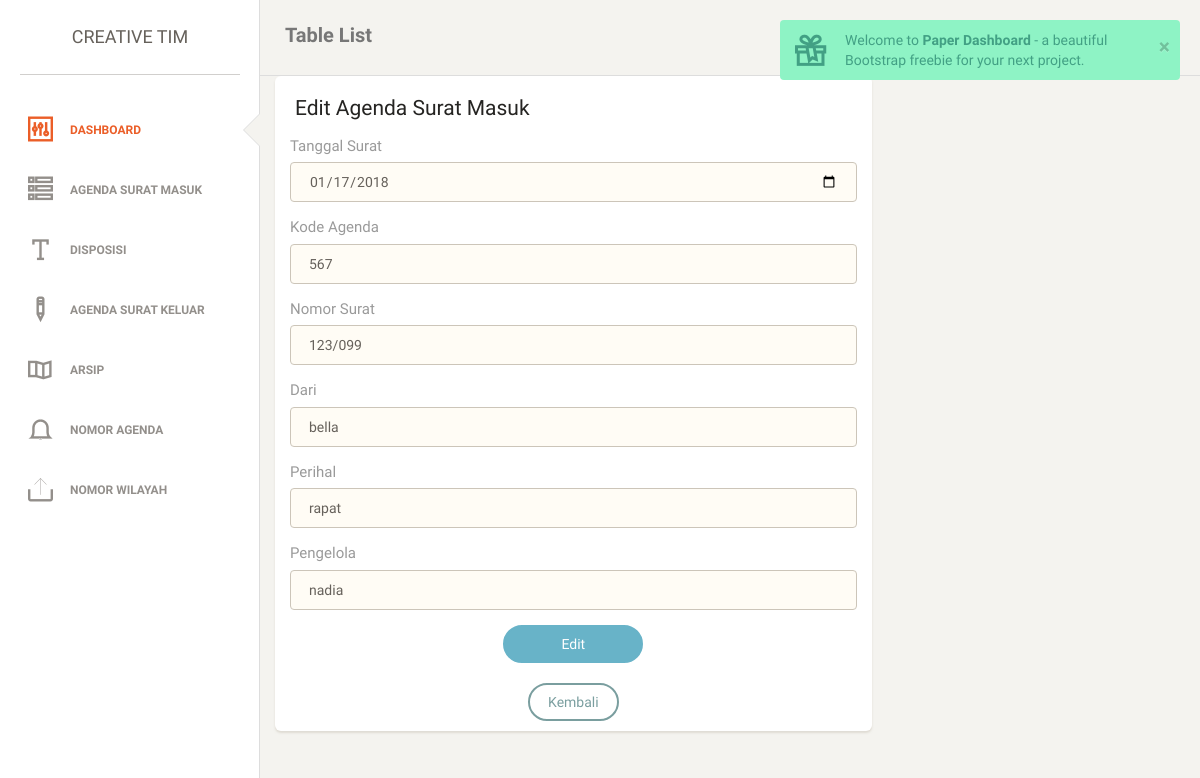
Before: /index.php/Welcome/editmas/4 with the older database file.
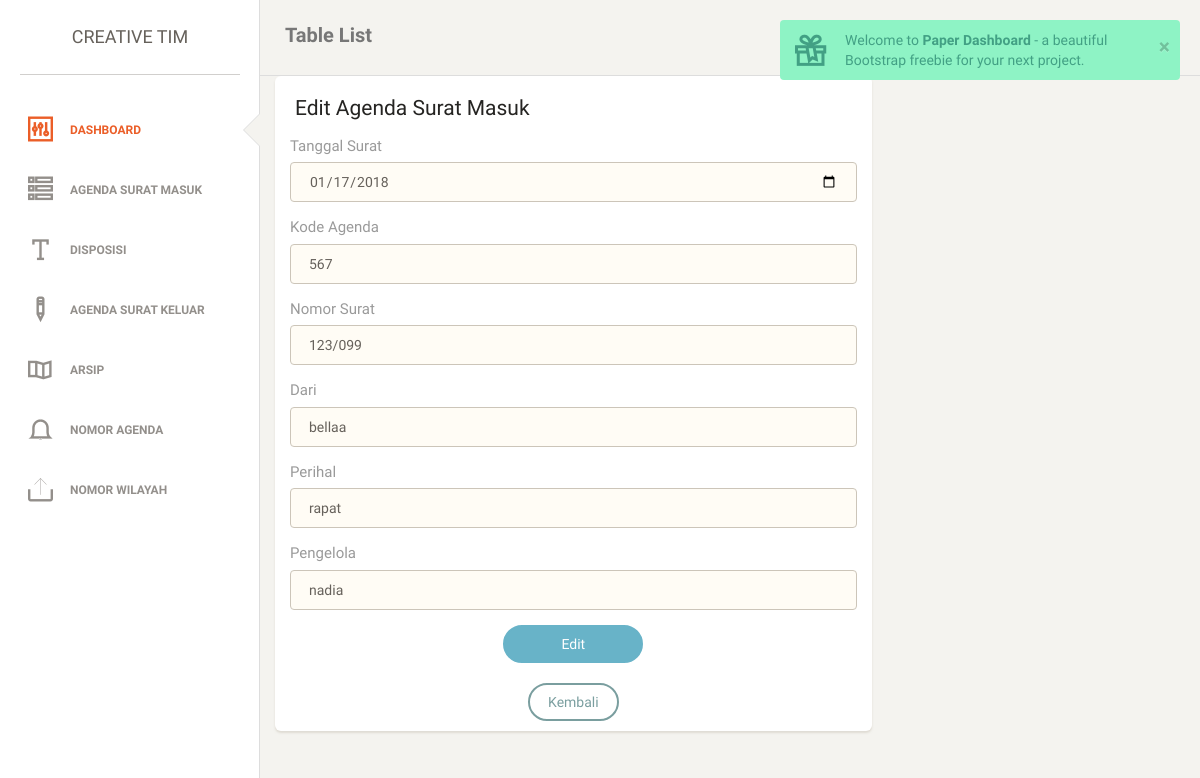
After: the same page with the newer database file.
### tables this page shows
CREATE TABLE `surat_masuk` (
  `id_masuk` int(11) NOT NULL,
  `tgl_surat` date NOT NULL,
  `kode_agenda` varchar(11) NOT NULL,
  `no_surat` varchar(11) NOT NULL,
  `dari` varchar(200) NOT NULL,
  `perihal` varchar(200) NOT NULL,
  `pengelola` varchar(200) NOT NULL
);

### application/controllers/Welcome.php (called while the page is built, shortened)
<?php
class Welcome extends CI_Controller {
	public function __construct()
	{
		$this->load->model('masuk');
		$this->load->helper('url');
	}
	public function editmas($id)
	{
		$where = array('id_masuk' => $id);
		$data['editmas'] = $this->masuk->detail('surat_masuk',$where)->result();
		$this->load->view('super-admin/edit_masuk',$data);
	}
}

### index.php (called while the page is built, shortened)
<?php
require_once BASEPATH.'core/CodeIgniter.php';

### application/models/masuk.php (called while the page is built, shortened)
<?php
class Masuk extends CI_Model {
	public function detail($table,$where)
	{
		return $this->db->get_where($table,$where);
	}
}

### application/views/super-admin/edit_masuk.php (the view, shortened to what the changed rows need)
<!doctype html>
<html lang="en">
<head>
	<?php include 'css.php'; ?>
</head>
<body>
<div class="wrapper">
    <div class="main-panel">
        <?php foreach ($editmas as $u ): ?>
    <form method="post" action="<?php echo base_url('index.php/Welcome/editmasuk/').$u->id_masuk; ?>">
        <div class="content">
            <div class="container-fluid">
                <div class="row">
                    <div class="col-lg-8 col-md-7">
                        <div class="card">
                            <div class="header">
                                <h4 class="title">Edit Agenda Surat Masuk</h4>
                            </div>
                            <div class="content">
                                <form>
                                    <div class="row">
                                        <div class="col-md-12">
                                            <div class="form-group">
                                                <label>Tanggal Surat</label>
                                                <input type="date" class="form-control border-input"  name="tanggal" value="<?php echo $u->tgl_surat; ?>" >
                                            </div>
                                        </div>
                                    </div>
                                    <div class="row">
                                        <div class="col-md-12">
                                            <div class="form-group">
                                                <label>Kode Agenda</label>
                                                <input type="text" class="form-control border-input" name="kode" value="<?php echo $u->kode_agenda; ?>">
                                            </div>
                                        </div>
                                    </div>
                                    <div class="row">
                                        <div class="col-md-12">
                                            <div class="form-group">
                                                <label>Nomor Surat</label>
                                                <input type="text" class="form-control border-input" name="nosur" value="<?php echo $u->no_surat; ?>">
                                            </div>
                                        </div>
                                    </div>
                                    <div class="row">
                                        <div class="col-md-12">
                                            <div class="form-group">
                                                <label>Dari</label>
                                                <input type="text" class="form-control border-input" name="dari" value="<?php echo $u->dari; ?>">
                                            </div>
                                        </div>
                                    </div>
                                    <div class="row">
                                        <div class="col-md-12">
                                            <div class="form-group">
                                                <label>Perihal</label>
                                                <input type="text" class="form-control border-input" name="perihal" value="<?php echo $u->perihal; ?>">
                                            </div>
                                        </div>
                                    </div>
                                    <div class="row">
                                        <div class="col-md-12">
                                            <div class="form-group">
                                                <label>Pengelola</label>
                                                <input type="text" class="form-control border-input" name="pengelola" value="<?php echo $u->pengelola; ?>">
                                            </div>
                                        </div>
                                    </div>
                                    <div class="text-center">
                                        <button type="submit" class="btn btn-info btn-fill btn-wd">Edit</button>
                                    </div><br>
                                    <div class="text-center">
                                        <a href="<?php echo base_url('index.php/Welcome/masuk'); ?>" class="btn btn-primary">Kembali</a>
                                    </div>
                                </form>
                                    <?php endforeach ?>
                            </div>
                        </div>
                    </div>
                </div>
            </div>
        </div>
        </form>
    </div>
</div>
</body>
</html>

Changed rows visible on the page:
changed surat_masuk "rapat": dari "bella" → "bellaa"
